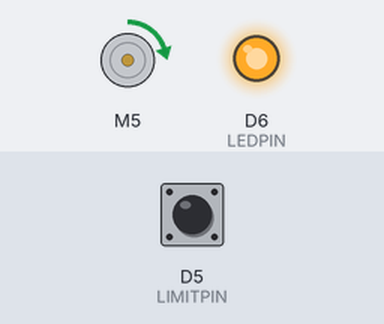
A sketch run on a simulated ESP8266 (NodeMCU). On the bench: DC motor (green arrow = forward, orange = backward, longer = faster), output pins drawn as LEDs (lit = HIGH). Inputs (shaded band) come from the test bench; at power-on: D5 (LIMITPIN) HIGH. Random numbers use the default seed unless the sketch sets one; what the sketch prints to the serial monitor is not drawn.

Above: at 1.2 s.
1.3 s: D5 (LIMITPIN) driven LOW
At 3.5 s:
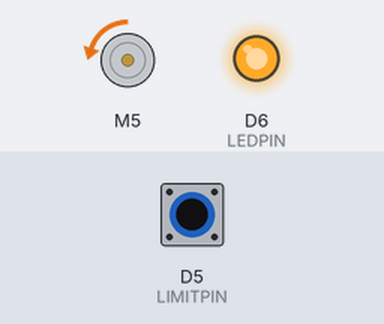
4.3 s: D5 (LIMITPIN) pulsed HIGH 2 times (0.12 s each, 0.3 s apart)
At 6.6 s:
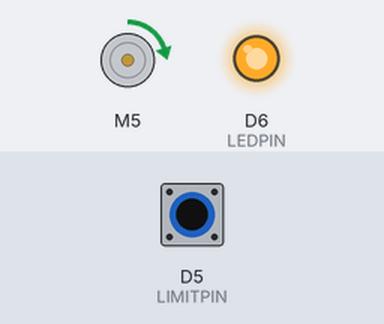
Timing chart, 0 to 8.1 s (numbered marks = the images above; inputs shaded):
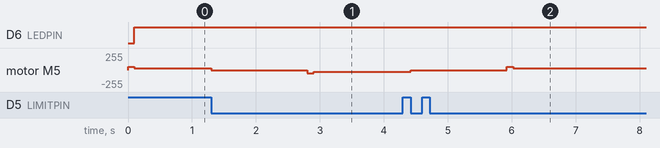

The sketch:

tentacle.ino
```cpp
#define SKETCH "tentacle"
#define VERSION "1.0"

#define LEDOFF LOW
#define LEDON HIGH
//#define LEDPIN D4               //LED_BUILTIN on most boards
#define LEDPIN D6
#define LIMITPIN D5

int motorState = 0;
bool motorDirection = false;

const int SPEED = 48;
int motorSpeed = SPEED;

// Configure the motor driver.
#include "CytronMotorDriver.h"
CytronMD motor1(PWM_PWM, D1, D2);   // PWM 1A = Pin D1, PWM 1B = Pin D2.


// --------------- ticker declarations ---------------
#include <Ticker.h>
Ticker wagTicker;
int tickerInterval = 1000;      //Time between wags?
bool wagFlag = false;


// --------------- Limit Switch Interrupt Handler ---------------
IRAM_ATTR void limitSwitchHandler() {
  static unsigned long last_interrupt_time = 0;
  unsigned long interrupt_time = millis();
  // If interrupts come faster than 20ms, assume it's a bounce and ignore
  if (interrupt_time - last_interrupt_time > 20) {
    //Not a bounce, do your thing
    motorState = 2;
  }
  last_interrupt_time = interrupt_time;
}


// ----- Function to randomize wags -----
void periodicWag() {
  wagFlag = true;                                   //We can't put wag() here in a callback because it uses delay()
  tickerInterval = random(1000, 6000);
  Serial.print(F("tickerInterval= "));
  Serial.println(tickerInterval);
  wagTicker.detach();
  wagTicker.attach_ms(tickerInterval, periodicWag); //Start the timer to the next wag.
}


void setup() {
  // -------------- beginSerial() --------------
  while (!Serial);
  Serial.begin( 115200 );
  Serial.println();
  Serial.println();
  Serial.print(SKETCH);
  Serial.print(".ino, Version ");
  Serial.println(VERSION);
  Serial.println(F("++++++++++++++++++ +"));

  //Setup the GPIO pins
  pinMode(LEDPIN, OUTPUT);
  digitalWrite(LEDPIN, LEDOFF);
  pinMode(LIMITPIN, INPUT_PULLUP);
  attachInterrupt(digitalPinToInterrupt(LIMITPIN), limitSwitchHandler, FALLING);

  motorState = 0;
}


void motorStart(int speed) {
  //Start the motor long enough to get past the limit switch
  motor1.setSpeed(speed);         //Turn on the motor
  delay(100);                      //Let the motor turn past the limit switch
  motor1.setSpeed(speed / 2);     //Slow the motor down
}


void loop() {
  switch (motorState) {
    case (0):
      //Motor is stopped, start it and move to case 1
      motorStart(motorSpeed);
      motorState = 1;
      break;
    case (1):
      //Start the motor running, waiting for interrupt to set state to 2
      digitalWrite(LEDPIN, LEDON);
      break;
    case (2):
      //Interrupt happened. Stop the motor and move to state 3
      motor1.setSpeed(0);         //Stop motor
      delay(500);
      motorState = 3;
      break;
    case (3):
      //Delay ended, toggle direction and move to state 3
      motorSpeed = motorSpeed * -1;
      motorState = 4;             //Start over in the opposite direction
      break;
    case (4):
      //Delay between wags then go back to state 0 to start over.
      delay(1000);
      motorState = 0;
      break;
  }
}
```

Measured:
- after the input at 1.3 s, motor M5: forward 24/255 → stopped at once, → backward 48/255 1.5 s later, → backward 24/255 0.10 s later
- after the input at 4.3 s, motor M5: backward 24/255 → stopped after 0.12 s, → forward 48/255 1.5 s later, → forward 24/255 0.10 s later
